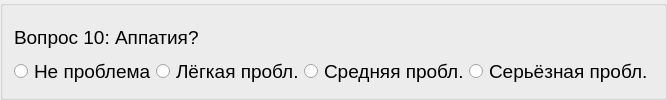
          <widget class="QGroupBox" name="block4_item10">
           <layout class="QVBoxLayout" name="verticalLayout_60">
            <property name="spacing">
             <number>0</number>
            </property>
            <item>
             <widget class="QLabel" name="label_67">
              <property name="font">
               <font>
                <pointsize>14</pointsize>
               </font>
              </property>
              <property name="text">
               <string>Вопрос 10: Аппатия?</string>
              </property>
              <property name="alignment">
               <set>Qt::AlignLeading|Qt::AlignLeft|Qt::AlignVCenter</set>
              </property>
              <property name="wordWrap">
               <bool>true</bool>
              </property>
             </widget>
            </item>
            <item>
             <layout class="QHBoxLayout" name="_60">
              <property name="spacing">
               <number>0</number>
              </property>
              <item>
               <widget class="QRadioButton" name="radioButton_182">
                <property name="font">
                 <font>
                  <pointsize>14</pointsize>
                 </font>
                </property>
                <property name="text">
                 <string>Не проблема</string>
                </property>
               </widget>
              </item>
              <item>
               <widget class="QRadioButton" name="radioButton_183">
                <property name="font">
                 <font>
                  <pointsize>14</pointsize>
                 </font>
                </property>
                <property name="text">
                 <string>Лёгкая пробл.</string>
                </property>
               </widget>
              </item>
              <item>
               <widget class="QRadioButton" name="radioButton_184">
                <property name="font">
                 <font>
                  <pointsize>14</pointsize>
                 </font>
                </property>
                <property name="text">
                 <string>Средняя пробл.</string>
                </property>
               </widget>
              </item>
              <item>
               <widget class="QRadioButton" name="radioButton_185">
                <property name="font">
                 <font>
                  <pointsize>14</pointsize>
                 </font>
                </property>
                <property name="text">
                 <string>Серьёзная пробл.</string>
                </property>
               </widget>
              </item>
             </layout>
            </item>
           </layout>
          </widget>
